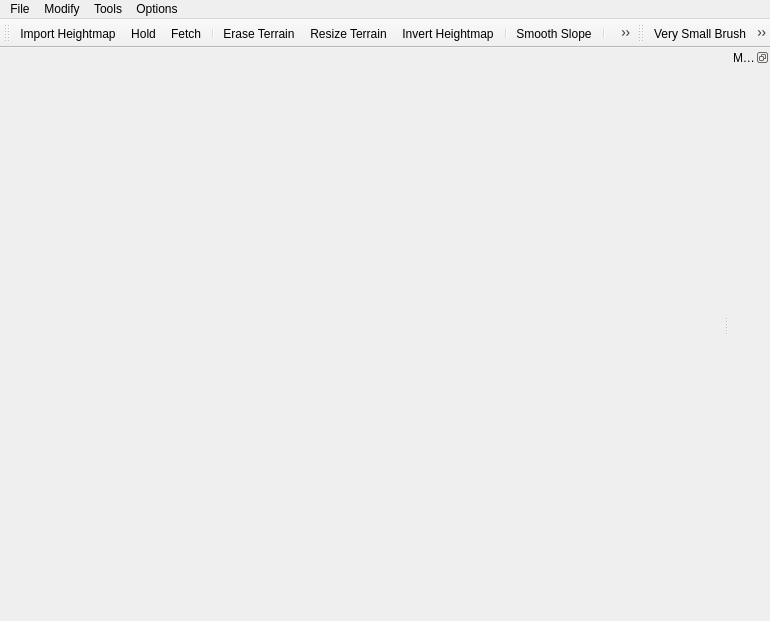
<?xml version="1.0" encoding="UTF-8"?>
<ui version="4.0">
 <class>TerrainDialog</class>
 <widget class="QMainWindow" name="TerrainDialog">
  <property name="geometry">
   <rect>
    <x>0</x>
    <y>0</y>
    <width>770</width>
    <height>621</height>
   </rect>
  </property>
  <property name="windowTitle">
   <string>MainWindow</string>
  </property>
  <widget class="QWidget" name="centralwidget">
   <layout class="QGridLayout" name="gridLayout">
    <property name="leftMargin">
     <number>0</number>
    </property>
    <property name="topMargin">
     <number>0</number>
    </property>
    <property name="rightMargin">
     <number>0</number>
    </property>
    <property name="bottomMargin">
     <number>0</number>
    </property>
    <item row="0" column="0">
     <widget class="QTopRendererWnd" name="viewport" native="true">
      <property name="sizePolicy">
       <sizepolicy hsizetype="Expanding" vsizetype="Expanding">
        <horstretch>0</horstretch>
        <verstretch>0</verstretch>
       </sizepolicy>
      </property>
     </widget>
    </item>
   </layout>
  </widget>
  <widget class="QMenuBar" name="menuBar">
   <property name="geometry">
    <rect>
     <x>0</x>
     <y>0</y>
     <width>770</width>
     <height>21</height>
    </rect>
   </property>
   <widget class="QMenu" name="menuFile">
    <property name="title">
     <string>File</string>
    </property>
    <addaction name="actionImport_Heightmap"/>
    <addaction name="actionExport_Heightmap"/>
    <addaction name="separator"/>
    <addaction name="actionShow_Large_Preview"/>
   </widget>
   <widget class="QMenu" name="menuModify">
    <property name="title">
     <string>Modify</string>
    </property>
    <addaction name="actionMake_Isle"/>
    <addaction name="actionRemove_Ocean"/>
    <addaction name="actionSet_Ocean_Height"/>
    <addaction name="separator"/>
    <addaction name="actionSet_Terrain_Max_Height"/>
    <addaction name="actionSet_Unit_Size"/>
    <addaction name="separator"/>
    <addaction name="actionFlatten"/>
    <addaction name="separator"/>
    <addaction name="actionSmooth"/>
    <addaction name="actionSmooth_Slope"/>
    <addaction name="separator"/>
    <addaction name="actionNormalize"/>
    <addaction name="actionReduce_Range_Light"/>
    <addaction name="actionReduce_Range_Heavy"/>
    <addaction name="separator"/>
    <addaction name="actionErase_Terrain"/>
    <addaction name="actionResize_Terrain"/>
    <addaction name="actionInvert_Heightmap"/>
   </widget>
   <widget class="QMenu" name="menuTools">
    <property name="title">
     <string>Tools</string>
    </property>
    <addaction name="actionGenerate_Terrain"/>
    <addaction name="actionSun_Trajectory_Tool"/>
    <addaction name="actionExport_Import_Megaterrain_Texture"/>
    <addaction name="actionShow_Terrain_Texture_Layers"/>
   </widget>
   <widget class="QMenu" name="menuOptions">
    <property name="title">
     <string>Options</string>
    </property>
    <addaction name="actionShow_Water"/>
    <addaction name="actionShow_Map_Objects"/>
    <addaction name="actionShow_Grid"/>
    <addaction name="actionAuto_Scale_Grey_Range"/>
   </widget>
   <addaction name="menuFile"/>
   <addaction name="menuModify"/>
   <addaction name="menuTools"/>
   <addaction name="menuOptions"/>
  </widget>
  <widget class="QStatusBar" name="statusBar">
   <property name="sizeGripEnabled">
    <bool>false</bool>
   </property>
  </widget>
  <widget class="QToolBar" name="ToolBar1">
   <property name="windowTitle">
    <string>toolBar</string>
   </property>
   <property name="iconSize">
    <size>
     <width>32</width>
     <height>32</height>
    </size>
   </property>
   <property name="floatable">
    <bool>false</bool>
   </property>
   <attribute name="toolBarArea">
    <enum>TopToolBarArea</enum>
   </attribute>
   <attribute name="toolBarBreak">
    <bool>false</bool>
   </attribute>
   <addaction name="actionImport_Heightmap"/>
   <addaction name="actionHold"/>
   <addaction name="actionFetch"/>
   <addaction name="separator"/>
   <addaction name="actionErase_Terrain"/>
   <addaction name="actionResize_Terrain"/>
   <addaction name="actionInvert_Heightmap"/>
   <addaction name="separator"/>
   <addaction name="actionSmooth_Slope"/>
   <addaction name="separator"/>
   <addaction name="actionGenerate_Terrain"/>
   <addaction name="actionShow_Terrain_Texture_Layers"/>
   <addaction name="actionSun_Trajectory_Tool"/>
  </widget>
  <widget class="QToolBar" name="ToolBar2">
   <property name="windowTitle">
    <string>toolBar_2</string>
   </property>
   <property name="iconSize">
    <size>
     <width>32</width>
     <height>32</height>
    </size>
   </property>
   <property name="floatable">
    <bool>false</bool>
   </property>
   <attribute name="toolBarArea">
    <enum>TopToolBarArea</enum>
   </attribute>
   <attribute name="toolBarBreak">
    <bool>false</bool>
   </attribute>
   <addaction name="actionBrush_One"/>
   <addaction name="actionBrush_Two"/>
   <addaction name="actionBrush_Three"/>
   <addaction name="actionBrush_Four"/>
   <addaction name="actionBrush_Five"/>
   <addaction name="separator"/>
   <addaction name="actionFine_Opacity"/>
   <addaction name="actionMedium_Opacity"/>
   <addaction name="actionCoarse_Opacity"/>
  </widget>
  <widget class="QDockWidget" name="dockWidget">
   <property name="features">
    <set>QDockWidget::DockWidgetFloatable|QDockWidget::DockWidgetMovable</set>
   </property>
   <property name="allowedAreas">
    <set>Qt::LeftDockWidgetArea|Qt::RightDockWidgetArea</set>
   </property>
   <property name="windowTitle">
    <string>Modify Terrain</string>
   </property>
   <attribute name="dockWidgetArea">
    <number>2</number>
   </attribute>
   <widget class="QWidget" name="dockWidgetContents">
    <layout class="QVBoxLayout" name="verticalLayout">
     <item>
      <widget class="CTerrainModifyPanel" name="terrainModifyPanel" native="true"/>
     </item>
    </layout>
   </widget>
  </widget>
  <action name="actionImport_Heightmap">
   <property name="icon">
    <iconset resource="MainWindow.qrc">
     <normaloff>:/bmp00005_00.png</normaloff>:/bmp00005_00.png</iconset>
   </property>
   <property name="text">
    <string>Import Heightmap...</string>
   </property>
   <property name="toolTip">
    <string>Import</string>
   </property>
   <property name="statusTip">
    <string>Import heightmap</string>
   </property>
  </action>
  <action name="actionExport_Heightmap">
   <property name="text">
    <string>Export Heightmap...</string>
   </property>
   <property name="toolTip">
    <string>Export heightmap</string>
   </property>
   <property name="statusTip">
    <string>Export heightmap</string>
   </property>
  </action>
  <action name="actionShow_Large_Preview">
   <property name="text">
    <string>Show Large Preview...</string>
   </property>
   <property name="toolTip">
    <string>Show large preview</string>
   </property>
   <property name="statusTip">
    <string>Generate a BMP image of the heightmap for previewing</string>
   </property>
  </action>
  <action name="actionMake_Isle">
   <property name="text">
    <string>Make Isle</string>
   </property>
   <property name="toolTip">
    <string>Make isle</string>
   </property>
   <property name="statusTip">
    <string>Sinks the heightmap</string>
   </property>
  </action>
  <action name="actionRemove_Ocean">
   <property name="text">
    <string>Remove Ocean</string>
   </property>
   <property name="toolTip">
    <string>Remove ocean</string>
   </property>
   <property name="statusTip">
    <string>Sets the water level to -100000</string>
   </property>
  </action>
  <action name="actionSet_Ocean_Height">
   <property name="text">
    <string>Set Ocean Height</string>
   </property>
   <property name="toolTip">
    <string>Set ocean height</string>
   </property>
   <property name="statusTip">
    <string>Set ocean surface level (Default 16m).</string>
   </property>
  </action>
  <action name="actionSet_Terrain_Max_Height">
   <property name="text">
    <string>Set Terrain Max Height</string>
   </property>
   <property name="toolTip">
    <string>Set terrain max height</string>
   </property>
   <property name="statusTip">
    <string>Define how high the tallest mountain can be (default 1024)</string>
   </property>
  </action>
  <action name="actionSet_Unit_Size">
   <property name="text">
    <string>Set Unit Size</string>
   </property>
   <property name="toolTip">
    <string>Set unit size</string>
   </property>
   <property name="statusTip">
    <string>Set the Meters Per Texel size of the heightmap</string>
   </property>
  </action>
  <action name="actionFlatten">
   <property name="text">
    <string>Flatten</string>
   </property>
  </action>
  <action name="actionSmooth">
   <property name="text">
    <string>Smooth</string>
   </property>
  </action>
  <action name="actionSmooth_Slope">
   <property name="icon">
    <iconset resource="MainWindow.qrc">
     <normaloff>:/bmp00005_06.png</normaloff>:/bmp00005_06.png</iconset>
   </property>
   <property name="text">
    <string>Smooth Slope</string>
   </property>
   <property name="toolTip">
    <string>Smooth slope</string>
   </property>
   <property name="statusTip">
    <string>Smooth the slope of the terrain</string>
   </property>
  </action>
  <action name="actionNormalize">
   <property name="text">
    <string>Normalize</string>
   </property>
  </action>
  <action name="actionReduce_Range_Light">
   <property name="text">
    <string>Reduce Range (Light)</string>
   </property>
   <property name="toolTip">
    <string>Reduce range (light)</string>
   </property>
  </action>
  <action name="actionReduce_Range_Heavy">
   <property name="text">
    <string>Reduce Range (Heavy)</string>
   </property>
   <property name="toolTip">
    <string>Reduce range (heavy)</string>
   </property>
  </action>
  <action name="actionErase_Terrain">
   <property name="icon">
    <iconset resource="MainWindow.qrc">
     <normaloff>:/bmp00005_03.png</normaloff>:/bmp00005_03.png</iconset>
   </property>
   <property name="text">
    <string>Erase Terrain</string>
   </property>
   <property name="toolTip">
    <string>Erase terrain</string>
   </property>
   <property name="statusTip">
    <string>Clear Heightmap</string>
   </property>
  </action>
  <action name="actionResize_Terrain">
   <property name="icon">
    <iconset resource="MainWindow.qrc">
     <normaloff>:/bmp00005_04.png</normaloff>:/bmp00005_04.png</iconset>
   </property>
   <property name="text">
    <string>Resize Terrain</string>
   </property>
   <property name="toolTip">
    <string>Resize terrain</string>
   </property>
   <property name="statusTip">
    <string>Resize Terrain Heightmap</string>
   </property>
  </action>
  <action name="actionInvert_Heightmap">
   <property name="icon">
    <iconset resource="MainWindow.qrc">
     <normaloff>:/bmp00005_05.png</normaloff>:/bmp00005_05.png</iconset>
   </property>
   <property name="text">
    <string>Invert Heightmap</string>
   </property>
   <property name="toolTip">
    <string>Invert heightmap</string>
   </property>
   <property name="statusTip">
    <string>Invert heightmap</string>
   </property>
  </action>
  <action name="actionGenerate_Terrain">
   <property name="icon">
    <iconset resource="MainWindow.qrc">
     <normaloff>:/bmp00005_07.png</normaloff>:/bmp00005_07.png</iconset>
   </property>
   <property name="text">
    <string>Generate Terrain...</string>
   </property>
   <property name="toolTip">
    <string>Generate terrain</string>
   </property>
   <property name="statusTip">
    <string>Generate Terrain Heightmap</string>
   </property>
  </action>
  <action name="actionSun_Trajectory_Tool">
   <property name="icon">
    <iconset resource="MainWindow.qrc">
     <normaloff>:/bmp00005_09.png</normaloff>:/bmp00005_09.png</iconset>
   </property>
   <property name="text">
    <string>Sun Trajectory Tool...</string>
   </property>
   <property name="toolTip">
    <string>Sun trajectory tool</string>
   </property>
   <property name="statusTip">
    <string>Adjust sun location and direction</string>
   </property>
  </action>
  <action name="actionExport_Import_Megaterrain_Texture">
   <property name="text">
    <string>Export/Import Megaterrain Texture</string>
   </property>
   <property name="toolTip">
    <string>Export/import megaterrain texture</string>
   </property>
  </action>
  <action name="actionShow_Terrain_Texture_Layers">
   <property name="icon">
    <iconset resource="MainWindow.qrc">
     <normaloff>:/bmp00005_08.png</normaloff>:/bmp00005_08.png</iconset>
   </property>
   <property name="text">
    <string>Terrain Texture Layers...</string>
   </property>
   <property name="toolTip">
    <string>Terrain texture layers</string>
   </property>
   <property name="statusTip">
    <string>Open Terrain Texture Layers</string>
   </property>
  </action>
  <action name="actionShow_Water">
   <property name="checkable">
    <bool>true</bool>
   </property>
   <property name="text">
    <string>Show Water</string>
   </property>
   <property name="toolTip">
    <string>Show water</string>
   </property>
  </action>
  <action name="actionShow_Map_Objects">
   <property name="checkable">
    <bool>true</bool>
   </property>
   <property name="text">
    <string>Show Map Objects</string>
   </property>
   <property name="toolTip">
    <string>Show map objects</string>
   </property>
  </action>
  <action name="actionShow_Grid">
   <property name="checkable">
    <bool>true</bool>
   </property>
   <property name="text">
    <string>Show Grid</string>
   </property>
   <property name="toolTip">
    <string>Show grid</string>
   </property>
  </action>
  <action name="actionAuto_Scale_Grey_Range">
   <property name="checkable">
    <bool>true</bool>
   </property>
   <property name="icon">
    <iconset resource="MainWindow.qrc">
     <normaloff>:/bmp00005_02.png</normaloff>:/bmp00005_02.png</iconset>
   </property>
   <property name="text">
    <string>Auto-Scale Grey Range</string>
   </property>
   <property name="toolTip">
    <string>Automatically scale the grey range to match the heightmap range</string>
   </property>
  </action>
  <action name="actionHold">
   <property name="icon">
    <iconset resource="MainWindow.qrc">
     <normaloff>:/bmp00005_01.png</normaloff>:/bmp00005_01.png</iconset>
   </property>
   <property name="text">
    <string>Hold</string>
   </property>
   <property name="toolTip">
    <string>Hold</string>
   </property>
   <property name="statusTip">
    <string>Hold the current state</string>
   </property>
  </action>
  <action name="actionFetch">
   <property name="icon">
    <iconset resource="MainWindow.qrc">
     <normaloff>:/bmp00005_02.png</normaloff>:/bmp00005_02.png</iconset>
   </property>
   <property name="text">
    <string>Fetch</string>
   </property>
   <property name="toolTip">
    <string>Fetch</string>
   </property>
   <property name="statusTip">
    <string>Fetch a previous state</string>
   </property>
  </action>
  <action name="actionBrush_One">
   <property name="icon">
    <iconset resource="MainWindow.qrc">
     <normaloff>:/bmp00006_00.png</normaloff>:/bmp00006_00.png</iconset>
   </property>
   <property name="text">
    <string>Very Small Brush</string>
   </property>
   <property name="toolTip">
    <string>Very small brush</string>
   </property>
   <property name="statusTip">
    <string>Use a very small brush</string>
   </property>
  </action>
  <action name="actionBrush_Two">
   <property name="icon">
    <iconset resource="MainWindow.qrc">
     <normaloff>:/bmp00006_01.png</normaloff>:/bmp00006_01.png</iconset>
   </property>
   <property name="text">
    <string>Small Brush</string>
   </property>
   <property name="toolTip">
    <string>Small brush</string>
   </property>
   <property name="statusTip">
    <string>Use a small brush</string>
   </property>
  </action>
  <action name="actionBrush_Three">
   <property name="icon">
    <iconset resource="MainWindow.qrc">
     <normaloff>:/bmp00006_02.png</normaloff>:/bmp00006_02.png</iconset>
   </property>
   <property name="text">
    <string>Medium Brush</string>
   </property>
   <property name="toolTip">
    <string>Medium brush</string>
   </property>
   <property name="statusTip">
    <string>Use a medium brush</string>
   </property>
  </action>
  <action name="actionBrush_Four">
   <property name="icon">
    <iconset resource="MainWindow.qrc">
     <normaloff>:/bmp00006_03.png</normaloff>:/bmp00006_03.png</iconset>
   </property>
   <property name="text">
    <string>Big Brush</string>
   </property>
   <property name="toolTip">
    <string>Big brush</string>
   </property>
   <property name="statusTip">
    <string>Use a big brush</string>
   </property>
  </action>
  <action name="actionBrush_Five">
   <property name="icon">
    <iconset resource="MainWindow.qrc">
     <normaloff>:/bmp00006_04.png</normaloff>:/bmp00006_04.png</iconset>
   </property>
   <property name="text">
    <string>Very Big Brush</string>
   </property>
   <property name="toolTip">
    <string>Very big brush</string>
   </property>
   <property name="statusTip">
    <string>Use a very big brush</string>
   </property>
  </action>
  <action name="actionFine_Opacity">
   <property name="icon">
    <iconset resource="MainWindow.qrc">
     <normaloff>:/bmp00006_05.png</normaloff>:/bmp00006_05.png</iconset>
   </property>
   <property name="text">
    <string>Fine Opacity</string>
   </property>
   <property name="toolTip">
    <string>Fine opacity</string>
   </property>
   <property name="statusTip">
    <string>Set Terrain Brush Opacity to Fine</string>
   </property>
  </action>
  <action name="actionMedium_Opacity">
   <property name="icon">
    <iconset resource="MainWindow.qrc">
     <normaloff>:/bmp00006_06.png</normaloff>:/bmp00006_06.png</iconset>
   </property>
   <property name="text">
    <string>Medium Opacity</string>
   </property>
   <property name="toolTip">
    <string>Medium opacity</string>
   </property>
   <property name="statusTip">
    <string>Set Terrain Brush Opacity to Medium</string>
   </property>
  </action>
  <action name="actionCoarse_Opacity">
   <property name="icon">
    <iconset resource="MainWindow.qrc">
     <normaloff>:/bmp00006_07.png</normaloff>:/bmp00006_07.png</iconset>
   </property>
   <property name="text">
    <string>Coarse Opacity</string>
   </property>
   <property name="toolTip">
    <string>Coarse opacity</string>
   </property>
   <property name="statusTip">
    <string>Set Terrain Brush Opacity to Coarse</string>
   </property>
  </action>
 </widget>
 <customwidgets>
  <customwidget>
   <class>CTerrainModifyPanel</class>
   <extends>QWidget</extends>
   <header>TerrainModifyPanel.h</header>
   <container>1</container>
  </customwidget>
  <customwidget>
   <class>QTopRendererWnd</class>
   <extends>QWidget</extends>
   <header>TopRendererWnd.h</header>
   <container>1</container>
  </customwidget>
 </customwidgets>
 <resources>
  <include location="MainWindow.qrc"/>
 </resources>
 <connections/>
</ui>
